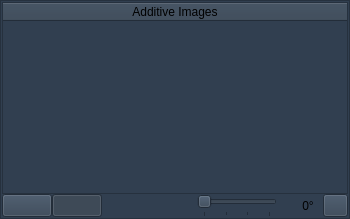
       <widget class="QFrame" name="AddImageFrame">
        <property name="sizePolicy">
         <sizepolicy hsizetype="Fixed" vsizetype="MinimumExpanding">
          <horstretch>0</horstretch>
          <verstretch>0</verstretch>
         </sizepolicy>
        </property>
        <property name="minimumSize">
         <size>
          <width>0</width>
          <height>0</height>
         </size>
        </property>
        <property name="maximumSize">
         <size>
          <width>350</width>
          <height>250</height>
         </size>
        </property>
        <property name="styleSheet">
         <string notr="true">background-color: rgb(49, 63, 80);</string>
        </property>
        <property name="frameShape">
         <enum>QFrame::Shape::StyledPanel</enum>
        </property>
        <property name="frameShadow">
         <enum>QFrame::Shadow::Raised</enum>
        </property>
        <property name="lineWidth">
         <number>4</number>
        </property>
        <layout class="QGridLayout" name="gridLayout_2">
         <property name="leftMargin">
          <number>1</number>
         </property>
         <property name="topMargin">
          <number>1</number>
         </property>
         <property name="rightMargin">
          <number>1</number>
         </property>
         <property name="bottomMargin">
          <number>1</number>
         </property>
         <property name="spacing">
          <number>0</number>
         </property>
         <item row="1" column="2">
          <spacer name="AddHorizontalSpacer">
           <property name="orientation">
            <enum>Qt::Orientation::Horizontal</enum>
           </property>
           <property name="sizeHint" stdset="0">
            <size>
             <width>100</width>
             <height>20</height>
            </size>
           </property>
          </spacer>
         </item>
         <item row="1" column="6">
          <widget class="QPushButton" name="AddSwapSetButton">
           <property name="minimumSize">
            <size>
             <width>25</width>
             <height>23</height>
            </size>
           </property>
           <property name="maximumSize">
            <size>
             <width>25</width>
             <height>23</height>
            </size>
           </property>
           <property name="toolTip">
            <string>Swap additive and subtractive images.</string>
           </property>
           <property name="text">
            <string/>
           </property>
           <property name="icon">
            <iconset resource="../../Resources.qrc">
             <normaloff>:/Images/Resources/Icons/Swap.png</normaloff>:/Images/Resources/Icons/Swap.png</iconset>
           </property>
          </widget>
         </item>
         <item row="1" column="5">
          <widget class="QLabel" name="AddRotationalLabel">
           <property name="minimumSize">
            <size>
             <width>30</width>
             <height>23</height>
            </size>
           </property>
           <property name="maximumSize">
            <size>
             <width>30</width>
             <height>23</height>
            </size>
           </property>
           <property name="baseSize">
            <size>
             <width>0</width>
             <height>0</height>
            </size>
           </property>
           <property name="text">
            <string>0°</string>
           </property>
           <property name="alignment">
            <set>Qt::AlignmentFlag::AlignCenter</set>
           </property>
          </widget>
         </item>
         <item row="1" column="1">
          <widget class="QPushButton" name="AddRemoveSetButton">
           <property name="sizePolicy">
            <sizepolicy hsizetype="Fixed" vsizetype="Fixed">
             <horstretch>0</horstretch>
             <verstretch>0</verstretch>
            </sizepolicy>
           </property>
           <property name="minimumSize">
            <size>
             <width>50</width>
             <height>23</height>
            </size>
           </property>
           <property name="maximumSize">
            <size>
             <width>23</width>
             <height>23</height>
            </size>
           </property>
           <property name="toolTip">
            <string>Remove additive images.</string>
           </property>
           <property name="text">
            <string/>
           </property>
           <property name="icon">
            <iconset resource="../../Resources.qrc">
             <normaloff>:/Images/Resources/Icons/Remove.png</normaloff>:/Images/Resources/Icons/Remove.png</iconset>
           </property>
           <property name="checkable">
            <bool>true</bool>
           </property>
           <property name="checked">
            <bool>true</bool>
           </property>
          </widget>
         </item>
         <item row="1" column="0">
          <widget class="QPushButton" name="AddAddSetButton">
           <property name="sizePolicy">
            <sizepolicy hsizetype="Fixed" vsizetype="Fixed">
             <horstretch>0</horstretch>
             <verstretch>0</verstretch>
            </sizepolicy>
           </property>
           <property name="minimumSize">
            <size>
             <width>50</width>
             <height>23</height>
            </size>
           </property>
           <property name="maximumSize">
            <size>
             <width>23</width>
             <height>23</height>
            </size>
           </property>
           <property name="toolTip">
            <string>Add additive images.</string>
           </property>
           <property name="text">
            <string/>
           </property>
           <property name="icon">
            <iconset resource="../../Resources.qrc">
             <normaloff>:/Images/Resources/Icons/Add.png</normaloff>:/Images/Resources/Icons/Add.png</iconset>
           </property>
           <property name="checkable">
            <bool>true</bool>
           </property>
          </widget>
         </item>
         <item row="1" column="3">
          <widget class="QSlider" name="AddRotationalSlider">
           <property name="sizePolicy">
            <sizepolicy hsizetype="Fixed" vsizetype="Fixed">
             <horstretch>0</horstretch>
             <verstretch>0</verstretch>
            </sizepolicy>
           </property>
           <property name="minimumSize">
            <size>
             <width>80</width>
             <height>23</height>
            </size>
           </property>
           <property name="maximumSize">
            <size>
             <width>80</width>
             <height>23</height>
            </size>
           </property>
           <property name="toolTip">
            <string>Rotate additive images.</string>
           </property>
           <property name="styleSheet">
            <string notr="true">color: rgb(255, 255, 255);</string>
           </property>
           <property name="maximum">
            <number>3</number>
           </property>
           <property name="orientation">
            <enum>Qt::Orientation::Horizontal</enum>
           </property>
           <property name="tickPosition">
            <enum>QSlider::TickPosition::TicksBelow</enum>
           </property>
          </widget>
         </item>
         <item row="1" column="4">
          <spacer name="AddRightSpacer">
           <property name="orientation">
            <enum>Qt::Orientation::Horizontal</enum>
           </property>
           <property name="sizeHint" stdset="0">
            <size>
             <width>20</width>
             <height>20</height>
            </size>
           </property>
          </spacer>
         </item>
         <item row="0" column="0" colspan="8">
          <widget class="QTreeWidget" name="AddImageNameTree">
           <property name="sizePolicy">
            <sizepolicy hsizetype="Fixed" vsizetype="Fixed">
             <horstretch>0</horstretch>
             <verstretch>0</verstretch>
            </sizepolicy>
           </property>
           <property name="minimumSize">
            <size>
             <width>0</width>
             <height>0</height>
            </size>
           </property>
           <property name="maximumSize">
            <size>
             <width>346</width>
             <height>223</height>
            </size>
           </property>
           <property name="styleSheet">
            <string notr="true">background-color: rgb(49, 63, 80);</string>
           </property>
           <property name="headerHidden">
            <bool>false</bool>
           </property>
           <attribute name="headerVisible">
            <bool>true</bool>
           </attribute>
           <column>
            <property name="text">
             <string>Additive Images</string>
            </property>
            <property name="textAlignment">
             <set>AlignCenter</set>
            </property>
           </column>
          </widget>
         </item>
        </layout>
       </widget>
